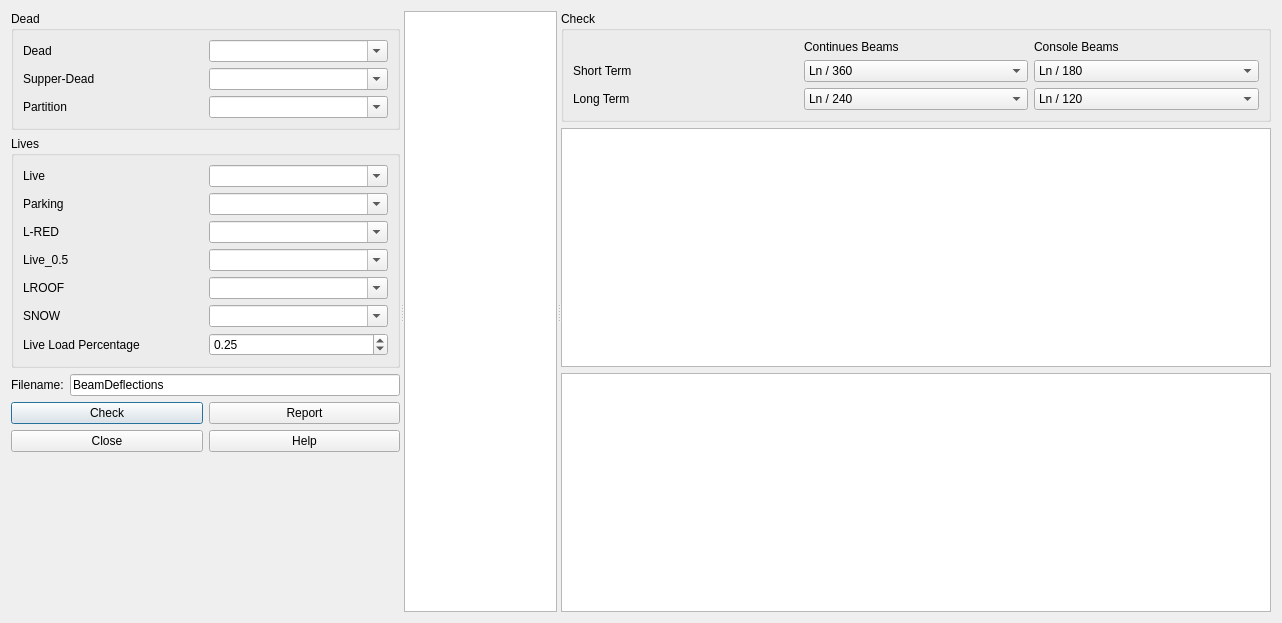
<?xml version="1.0" encoding="UTF-8"?>
<ui version="4.0">
 <class>Dialog</class>
 <widget class="QDialog" name="Dialog">
  <property name="geometry">
   <rect>
    <x>0</x>
    <y>0</y>
    <width>1282</width>
    <height>623</height>
   </rect>
  </property>
  <property name="windowTitle">
   <string>Check Deflection</string>
  </property>
  <property name="windowIcon">
   <iconset resource="../../civiltools.qrc">
    <normaloff>:/civiltools/images/deflection.svg</normaloff>:/civiltools/images/deflection.svg</iconset>
  </property>
  <property name="windowOpacity">
   <double>1.000000000000000</double>
  </property>
  <layout class="QHBoxLayout" name="horizontalLayout_2">
   <item>
    <widget class="QSplitter" name="splitter">
     <property name="orientation">
      <enum>Qt::Horizontal</enum>
     </property>
     <widget class="QWidget" name="layoutWidget">
      <layout class="QVBoxLayout" name="verticalLayout">
       <item>
        <widget class="QGroupBox" name="groupBox">
         <property name="title">
          <string>Dead</string>
         </property>
         <layout class="QGridLayout" name="gridLayout_2">
          <item row="0" column="1">
           <widget class="QComboBox" name="dead_combobox">
            <property name="editable">
             <bool>true</bool>
            </property>
           </widget>
          </item>
          <item row="1" column="1">
           <widget class="QComboBox" name="sdead_combobox">
            <property name="editable">
             <bool>true</bool>
            </property>
           </widget>
          </item>
          <item row="2" column="1">
           <widget class="QComboBox" name="partition_combobox">
            <property name="editable">
             <bool>true</bool>
            </property>
           </widget>
          </item>
          <item row="0" column="0">
           <widget class="QLabel" name="label_19">
            <property name="text">
             <string>Dead</string>
            </property>
           </widget>
          </item>
          <item row="1" column="0">
           <widget class="QLabel" name="label_24">
            <property name="text">
             <string>Supper-Dead</string>
            </property>
           </widget>
          </item>
          <item row="2" column="0">
           <widget class="QLabel" name="label_25">
            <property name="text">
             <string>Partition</string>
            </property>
           </widget>
          </item>
         </layout>
        </widget>
       </item>
       <item>
        <widget class="QGroupBox" name="groupBox_2">
         <property name="title">
          <string>Lives</string>
         </property>
         <layout class="QGridLayout" name="gridLayout">
          <item row="4" column="1">
           <widget class="QComboBox" name="live5_combobox">
            <property name="editable">
             <bool>true</bool>
            </property>
           </widget>
          </item>
          <item row="3" column="0">
           <widget class="QLabel" name="label_27">
            <property name="text">
             <string>L-RED</string>
            </property>
           </widget>
          </item>
          <item row="4" column="0">
           <widget class="QLabel" name="label_28">
            <property name="text">
             <string>Live_0.5</string>
            </property>
           </widget>
          </item>
          <item row="3" column="1">
           <widget class="QComboBox" name="lred_combobox">
            <property name="editable">
             <bool>true</bool>
            </property>
           </widget>
          </item>
          <item row="0" column="0">
           <widget class="QLabel" name="label_26">
            <property name="text">
             <string>Live</string>
            </property>
           </widget>
          </item>
          <item row="0" column="1">
           <widget class="QComboBox" name="live_combobox">
            <property name="editable">
             <bool>true</bool>
            </property>
           </widget>
          </item>
          <item row="1" column="0">
           <widget class="QLabel" name="label_33">
            <property name="text">
             <string>Parking</string>
            </property>
           </widget>
          </item>
          <item row="1" column="1">
           <widget class="QComboBox" name="live_parking_combobox">
            <property name="editable">
             <bool>true</bool>
            </property>
           </widget>
          </item>
          <item row="6" column="0">
           <widget class="QLabel" name="label_30">
            <property name="text">
             <string>SNOW</string>
            </property>
           </widget>
          </item>
          <item row="5" column="1">
           <widget class="QComboBox" name="lroof_combobox">
            <property name="editable">
             <bool>true</bool>
            </property>
           </widget>
          </item>
          <item row="6" column="1">
           <widget class="QComboBox" name="snow_combobox">
            <property name="editable">
             <bool>true</bool>
            </property>
           </widget>
          </item>
          <item row="5" column="0">
           <widget class="QLabel" name="label_29">
            <property name="text">
             <string>LROOF</string>
            </property>
           </widget>
          </item>
          <item row="7" column="0">
           <widget class="QLabel" name="label_21">
            <property name="text">
             <string>Live Load Percentage</string>
            </property>
           </widget>
          </item>
          <item row="7" column="1">
           <widget class="QDoubleSpinBox" name="live_percentage_spinbox">
            <property name="suffix">
             <string/>
            </property>
            <property name="maximum">
             <double>1.000000000000000</double>
            </property>
            <property name="singleStep">
             <double>0.050000000000000</double>
            </property>
            <property name="value">
             <double>0.250000000000000</double>
            </property>
           </widget>
          </item>
         </layout>
        </widget>
       </item>
       <item>
        <layout class="QHBoxLayout" name="horizontalLayout">
         <item>
          <widget class="QLabel" name="label_23">
           <property name="text">
            <string>Filename:</string>
           </property>
          </widget>
         </item>
         <item>
          <widget class="QLineEdit" name="filename">
           <property name="text">
            <string>BeamDeflections</string>
           </property>
          </widget>
         </item>
        </layout>
       </item>
       <item>
        <layout class="QGridLayout" name="gridLayout_3">
         <item row="0" column="0">
          <widget class="QPushButton" name="check_button">
           <property name="text">
            <string>Check</string>
           </property>
           <property name="icon">
            <iconset resource="../../civiltools.qrc">
             <normaloff>:/civiltools/images/tick.svg</normaloff>:/civiltools/images/tick.svg</iconset>
           </property>
           <property name="iconSize">
            <size>
             <width>60</width>
             <height>60</height>
            </size>
           </property>
          </widget>
         </item>
         <item row="0" column="2">
          <widget class="QPushButton" name="create_report_button">
           <property name="enabled">
            <bool>true</bool>
           </property>
           <property name="text">
            <string>Report</string>
           </property>
           <property name="icon">
            <iconset resource="../../civiltools.qrc">
             <normaloff>:/civiltools/images/word.svg</normaloff>:/civiltools/images/word.svg</iconset>
           </property>
           <property name="iconSize">
            <size>
             <width>60</width>
             <height>60</height>
            </size>
           </property>
          </widget>
         </item>
         <item row="1" column="0">
          <widget class="QPushButton" name="cancel_button">
           <property name="enabled">
            <bool>true</bool>
           </property>
           <property name="text">
            <string>Close</string>
           </property>
           <property name="icon">
            <iconset resource="../../civiltools.qrc">
             <normaloff>:/civiltools/images/cancel.svg</normaloff>:/civiltools/images/cancel.svg</iconset>
           </property>
           <property name="iconSize">
            <size>
             <width>60</width>
             <height>60</height>
            </size>
           </property>
          </widget>
         </item>
         <item row="1" column="2">
          <widget class="QPushButton" name="help">
           <property name="enabled">
            <bool>true</bool>
           </property>
           <property name="text">
            <string>Help</string>
           </property>
           <property name="icon">
            <iconset resource="../../civiltools.qrc">
             <normaloff>:/civiltools/images/help.png</normaloff>:/civiltools/images/help.png</iconset>
           </property>
           <property name="iconSize">
            <size>
             <width>60</width>
             <height>60</height>
            </size>
           </property>
          </widget>
         </item>
        </layout>
       </item>
       <item>
        <spacer name="verticalSpacer">
         <property name="orientation">
          <enum>Qt::Vertical</enum>
         </property>
         <property name="sizeHint" stdset="0">
          <size>
           <width>20</width>
           <height>40</height>
          </size>
         </property>
        </spacer>
       </item>
      </layout>
     </widget>
     <widget class="QWidget" name="verticalLayoutWidget">
      <layout class="QVBoxLayout" name="table_vertical_layout">
       <item>
        <widget class="QGraphicsView" name="graphicsview">
         <property name="verticalScrollBarPolicy">
          <enum>Qt::ScrollBarAlwaysOff</enum>
         </property>
         <property name="horizontalScrollBarPolicy">
          <enum>Qt::ScrollBarAlwaysOff</enum>
         </property>
         <property name="sizeAdjustPolicy">
          <enum>QAbstractScrollArea::AdjustToContents</enum>
         </property>
         <property name="renderHints">
          <set>QPainter::Antialiasing</set>
         </property>
        </widget>
       </item>
      </layout>
     </widget>
     <widget class="QWidget" name="layoutWidget">
      <layout class="QVBoxLayout" name="results_vertical_layout">
       <item>
        <widget class="QGroupBox" name="groupBox_4">
         <property name="title">
          <string>Check</string>
         </property>
         <layout class="QGridLayout" name="gridLayout_5">
          <item row="0" column="1">
           <widget class="QLabel" name="label_31">
            <property name="text">
             <string>Continues Beams</string>
            </property>
           </widget>
          </item>
          <item row="2" column="0">
           <widget class="QLabel" name="label_32">
            <property name="text">
             <string>Short Term</string>
            </property>
           </widget>
          </item>
          <item row="3" column="0">
           <widget class="QLabel" name="label_34">
            <property name="text">
             <string>Long Term</string>
            </property>
           </widget>
          </item>
          <item row="0" column="2">
           <widget class="QLabel" name="label_35">
            <property name="text">
             <string>Console Beams</string>
            </property>
           </widget>
          </item>
          <item row="2" column="1">
           <widget class="Gui::PrefComboBox" name="continues_short_term_combobox">
            <property name="enabled">
             <bool>true</bool>
            </property>
            <property name="currentIndex">
             <number>1</number>
            </property>
            <property name="prefEntry" stdset="0">
             <cstring>continues_short_term_combobox</cstring>
            </property>
            <property name="prefPath" stdset="0">
             <cstring>Mod/civilTools</cstring>
            </property>
            <item>
             <property name="text">
              <string>Ln / 180</string>
             </property>
            </item>
            <item>
             <property name="text">
              <string>Ln / 360</string>
             </property>
            </item>
           </widget>
          </item>
          <item row="3" column="1">
           <widget class="Gui::PrefComboBox" name="continues_long_term_combobox">
            <property name="enabled">
             <bool>true</bool>
            </property>
            <property name="prefEntry" stdset="0">
             <cstring>continues_long_term_combobox</cstring>
            </property>
            <property name="prefPath" stdset="0">
             <cstring>Mod/civilTools</cstring>
            </property>
            <item>
             <property name="text">
              <string>Ln / 240</string>
             </property>
            </item>
            <item>
             <property name="text">
              <string>Ln / 480</string>
             </property>
            </item>
           </widget>
          </item>
          <item row="3" column="2">
           <widget class="Gui::PrefComboBox" name="console_long_term_combobox">
            <property name="enabled">
             <bool>true</bool>
            </property>
            <property name="prefEntry" stdset="0">
             <cstring>console_long_term_combobox</cstring>
            </property>
            <property name="prefPath" stdset="0">
             <cstring>Mod/civilTools</cstring>
            </property>
            <item>
             <property name="text">
              <string>Ln / 120</string>
             </property>
            </item>
            <item>
             <property name="text">
              <string>Ln / 240</string>
             </property>
            </item>
            <item>
             <property name="text">
              <string>Ln / 480</string>
             </property>
            </item>
           </widget>
          </item>
          <item row="2" column="2">
           <widget class="Gui::PrefComboBox" name="console_short_term_combobox">
            <property name="enabled">
             <bool>true</bool>
            </property>
            <property name="prefEntry" stdset="0">
             <cstring>console_short_term_combobox</cstring>
            </property>
            <property name="prefPath" stdset="0">
             <cstring>Mod/civilTools</cstring>
            </property>
            <item>
             <property name="text">
              <string>Ln / 180</string>
             </property>
            </item>
            <item>
             <property name="text">
              <string>Ln / 360</string>
             </property>
            </item>
           </widget>
          </item>
         </layout>
        </widget>
       </item>
       <item>
        <widget class="QTextEdit" name="check_results">
         <property name="minimumSize">
          <size>
           <width>400</width>
           <height>0</height>
          </size>
         </property>
        </widget>
       </item>
       <item>
        <widget class="QTextEdit" name="results">
         <property name="minimumSize">
          <size>
           <width>400</width>
           <height>0</height>
          </size>
         </property>
        </widget>
       </item>
      </layout>
     </widget>
    </widget>
   </item>
  </layout>
 </widget>
 <customwidgets>
  <customwidget>
   <class>Gui::PrefComboBox</class>
   <extends>QComboBox</extends>
   <header>Gui/PrefWidgets.h</header>
  </customwidget>
 </customwidgets>
 <tabstops>
  <tabstop>dead_combobox</tabstop>
  <tabstop>sdead_combobox</tabstop>
  <tabstop>partition_combobox</tabstop>
  <tabstop>live_combobox</tabstop>
  <tabstop>lred_combobox</tabstop>
  <tabstop>live5_combobox</tabstop>
 </tabstops>
 <resources>
  <include location="../../civiltools.qrc"/>
 </resources>
 <connections/>
</ui>
